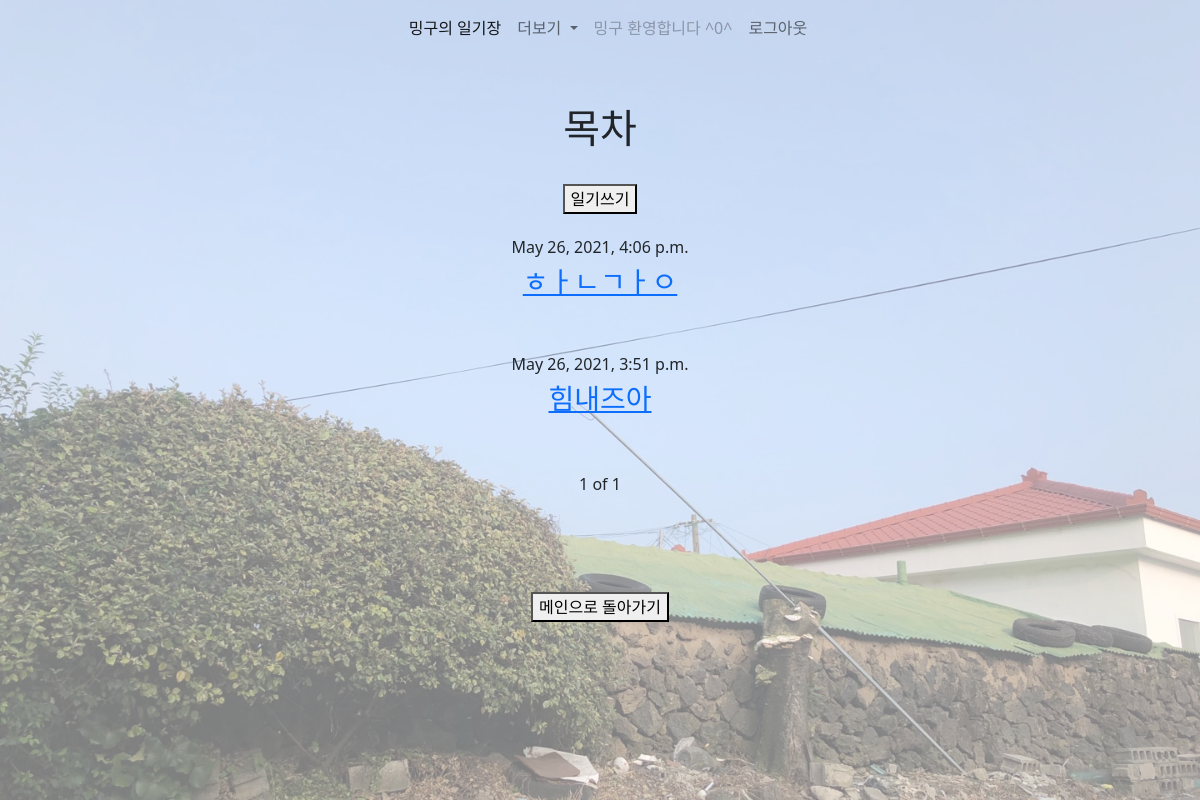
The page /blog/contents/ (signed in) on the database as committed earlier.
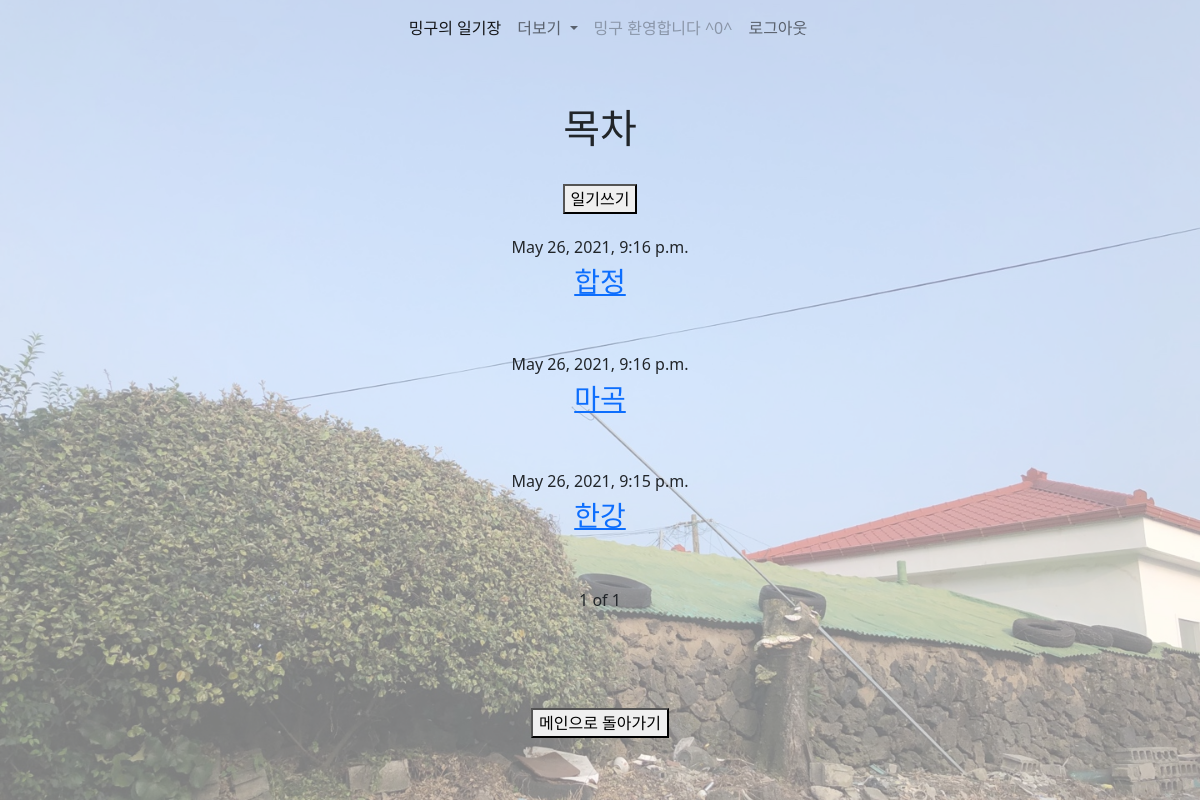
The same page on the database as committed later.
### blog/models.py (models this page shows, shortened)
class Blog (models.Model):
  title = models.CharField(max_length = 200)
  pub_date = models.DateTimeField()
  body = models.TextField()
  img = models.ImageField(upload_to = "blog/", blank = True, null = True)

### blog/views.py (the view)
# urls.py: path('contents/', contents, name = "contents"),
@login_required(redirect_field_name=None, login_url="login")
def contents (request):
  blogs = Blog.objects.order_by('-pub_date')
  paginator = Paginator(blogs, 3)
  page = request.GET.get('page')
  blogs = paginator.get_page(page)
  return render (request, 'contents.html', {'blogs':blogs})

### blog/templates/contents.html (shortened to what this page needs)
{% extends 'base.html' %}
{% block content%}
  <h1>목차</h1>
  <br><a href="{% url 'new' %}"><button>일기쓰기</button></a>
  <br><br>
  <div>
    {% for blog in blogs %}
    <h6>{{blog.pub_date}}</h6>
    <h3><a href="{% url 'detail' blog.id %}">{{blog.title}}</a></h3>
    <br><br>
    {% endfor %}
  </div>
  <span>{{blogs.number}}</span>
  <span>of</span>
  <span>{{blogs.paginator.num_pages}}</span>
  <br><br><br><br><br>
  <div>
    <a href="{% url 'home' %}"><button>메인으로 돌아가기</button></a>
  </div>
{% endblock %}

Rows that differ between the two databases and show on the page:
removed Blog: pub_date "May 26, 2021, 3:51 p.m.", title "힘내즈아"
added Blog: pub_date "May 26, 2021, 9:16 p.m.", title "합정"
added Blog: pub_date "May 26, 2021, 9:16 p.m.", title "마곡"
changed Blog: pub_date "May 26, 2021, 4:06 p.m." → "May 26, 2021, 9:15 p.m."; title "ㅎㅏㄴㄱㅏㅇ" → "한강"
